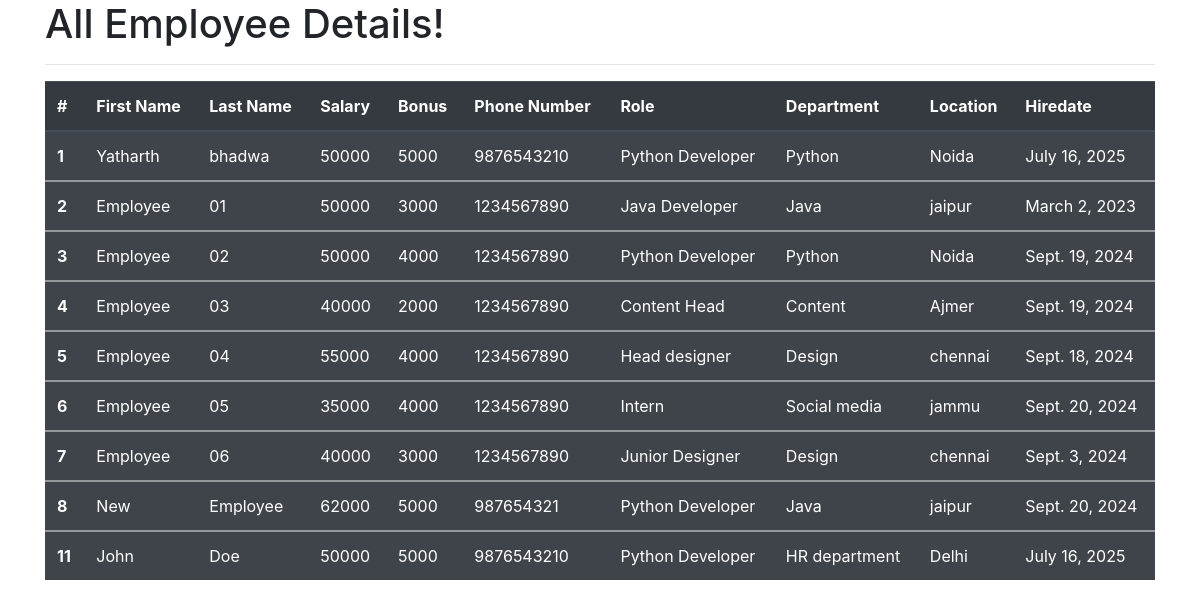
Page /all_emp/ on the committed database.
### emp_app/models.py (models this page shows, shortened)
class Employee(models.Model):
    first_name =models.CharField(max_length =30, null=False)
    last_name =models.CharField(max_length =30)
    dept =models.ForeignKey(Department, on_delete=models.CASCADE)
    salary = models.IntegerField(default=0)
    bonus = models.IntegerField(default=0)
    role = models.ForeignKey(Role, on_delete=models.CASCADE)
    phone = models.IntegerField(default=0)
    hire_date = models.DateField()
    def __str__(self):
        return "%s %s %s" %(self.first_name, self.last_name, self.phone)

class Role(models.Model):
    name = models.CharField(max_length=100, null=False)

class Department(models.Model):
    name =models.CharField(max_length=100, null=False)
    location= models.CharField(max_length=100)

### emp_app/views.py (the view)
# urls.py: path('all_emp/', views.all_emp, name='all_emp'),
def all_emp(request):
    emps = Employee.objects.all()
    context = {
        'emps': emps
    }
    print(context)
    return render(request, 'view_all_emp.html', context)

### emp_app/templates/view_all_emp.html (shortened to what this page needs)
<!DOCTYPE html>
<html lang="en">
<head>
    <link rel="stylesheet" href="https://cdn.jsdelivr.net/npm/bootstrap@4.4.1/dist/css/bootstrap.min.css">
</head>
<body>
<div class="container">
<h1>All Employee Details!</h1>
<hr>
<table class="table table-dark table-striped">
<thead>
<tr>
<th scope="col">#</th>
<th scope="col">First Name</th>
<th scope="col">Last Name</th>
<th scope="col">Salary</th>
<th scope="col">Bonus</th>
<th scope="col">Phone Number</th>
<th scope="col">Role</th>
<th scope="col">Department</th>
<th scope="col">Location</th>
<th scope="col">Hiredate</th>
</tr>
</thead>
{% for emp in emps %}
<tbody>
<tr>
<th scope="row">{{emp.id}}</th>
<td>{{emp.first_name}}</td>
<td>{{emp.last_name}}</td>
<td>{{emp.salary}}</td>
<td>{{emp.bonus}}</td>
<td>{{emp.phone}}</td>
<td>{{emp.role.name}}</td>
<td>{{emp.dept.name}}</td>
<td>{{emp.dept.location}}</td>
<td>{{emp.hire_date}}</td>
</tr>
</tbody>
{% endfor %}
</table>
      </div>
  </body>
</html>

### rows in the picture
Employee: id "1", first_name "Yatharth", last_name "bhadwa", salary "50000", bonus "5000", phone "9876543210", role.name "Python Developer", dept.name "Python", dept.location "Noida", hire_date "July 16, 2025"
Employee: id "2", first_name "Employee", last_name "01", salary "50000", bonus "3000", phone "1234567890", role.name "Java Developer", dept.name "Java", dept.location "jaipur", hire_date "March 2, 2023"
Employee: id "3", first_name "Employee", last_name "02", salary "50000", bonus "4000", phone "1234567890", role.name "Python Developer", dept.name "Python", dept.location "Noida", hire_date "Sept. 19, 2024"
Employee: id "4", first_name "Employee", last_name "03", salary "40000", bonus "2000", phone "1234567890", role.name "Content Head", dept.name "Content", dept.location "Ajmer", hire_date "Sept. 19, 2024"
Employee: id "5", first_name "Employee", last_name "04", salary "55000", bonus "4000", phone "1234567890", role.name "Head designer", dept.name "Design", dept.location "chennai", hire_date "Sept. 18, 2024"
Employee: id "6", first_name "Employee", last_name "05", salary "35000", bonus "4000", phone "1234567890", role.name "Intern", dept.name "Social media", dept.location "jammu", hire_date "Sept. 20, 2024"
Employee: id "7", first_name "Employee", last_name "06", salary "40000", bonus "3000", phone "1234567890", role.name "Junior Designer", dept.name "Design", dept.location "chennai", hire_date "Sept. 3, 2024"
Employee: id "8", first_name "New", last_name "Employee", salary "62000", bonus "5000", phone "987654321", role.name "Python Developer", dept.name "Java", dept.location "jaipur", hire_date "Sept. 20, 2024"
Employee: id "11", first_name "John", last_name "Doe", salary "50000", bonus "5000", phone "9876543210", role.name "Python Developer", dept.name "HR department", dept.location "Delhi", hire_date "July 16, 2025"
